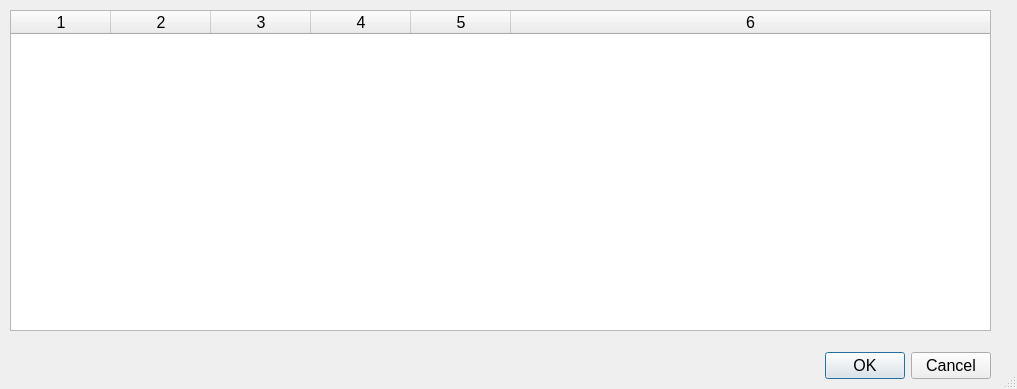
<?xml version="1.0" encoding="UTF-8"?>
<ui version="4.0">
 <class>DialogPullFile</class>
 <widget class="QDialog" name="DialogPullFile">
  <property name="geometry">
   <rect>
    <x>0</x>
    <y>0</y>
    <width>1017</width>
    <height>389</height>
   </rect>
  </property>
  <property name="sizePolicy">
   <sizepolicy hsizetype="Expanding" vsizetype="Expanding">
    <horstretch>0</horstretch>
    <verstretch>0</verstretch>
   </sizepolicy>
  </property>
  <property name="font">
   <font>
    <family>Arial</family>
    <pointsize>12</pointsize>
   </font>
  </property>
  <property name="windowTitle">
   <string>Выгрузка файла из БД</string>
  </property>
  <property name="sizeGripEnabled">
   <bool>true</bool>
  </property>
  <widget class="QDialogButtonBox" name="buttonBox">
   <property name="geometry">
    <rect>
     <x>650</x>
     <y>350</y>
     <width>341</width>
     <height>32</height>
    </rect>
   </property>
   <property name="sizePolicy">
    <sizepolicy hsizetype="Expanding" vsizetype="Expanding">
     <horstretch>0</horstretch>
     <verstretch>0</verstretch>
    </sizepolicy>
   </property>
   <property name="font">
    <font>
     <family>Arial</family>
     <pointsize>12</pointsize>
    </font>
   </property>
   <property name="orientation">
    <enum>Qt::Horizontal</enum>
   </property>
   <property name="standardButtons">
    <set>QDialogButtonBox::Cancel|QDialogButtonBox::Ok</set>
   </property>
  </widget>
  <widget class="QTableWidget" name="twRecords">
   <property name="geometry">
    <rect>
     <x>10</x>
     <y>10</y>
     <width>981</width>
     <height>321</height>
    </rect>
   </property>
   <property name="sizeAdjustPolicy">
    <enum>QAbstractScrollArea::AdjustToContents</enum>
   </property>
   <property name="editTriggers">
    <set>QAbstractItemView::NoEditTriggers</set>
   </property>
   <property name="cornerButtonEnabled">
    <bool>false</bool>
   </property>
   <property name="rowCount">
    <number>0</number>
   </property>
   <property name="columnCount">
    <number>6</number>
   </property>
   <attribute name="horizontalHeaderCascadingSectionResizes">
    <bool>true</bool>
   </attribute>
   <attribute name="horizontalHeaderShowSortIndicator" stdset="0">
    <bool>false</bool>
   </attribute>
   <attribute name="horizontalHeaderStretchLastSection">
    <bool>true</bool>
   </attribute>
   <attribute name="verticalHeaderVisible">
    <bool>false</bool>
   </attribute>
   <attribute name="verticalHeaderCascadingSectionResizes">
    <bool>true</bool>
   </attribute>
   <attribute name="verticalHeaderStretchLastSection">
    <bool>true</bool>
   </attribute>
   <column/>
   <column/>
   <column/>
   <column/>
   <column/>
   <column/>
  </widget>
 </widget>
 <resources/>
 <connections>
  <connection>
   <sender>buttonBox</sender>
   <signal>accepted()</signal>
   <receiver>DialogPullFile</receiver>
   <slot>accept()</slot>
   <hints>
    <hint type="sourcelabel">
     <x>248</x>
     <y>254</y>
    </hint>
    <hint type="destinationlabel">
     <x>157</x>
     <y>274</y>
    </hint>
   </hints>
  </connection>
  <connection>
   <sender>buttonBox</sender>
   <signal>rejected()</signal>
   <receiver>DialogPullFile</receiver>
   <slot>reject()</slot>
   <hints>
    <hint type="sourcelabel">
     <x>316</x>
     <y>260</y>
    </hint>
    <hint type="destinationlabel">
     <x>286</x>
     <y>274</y>
    </hint>
   </hints>
  </connection>
 </connections>
</ui>
